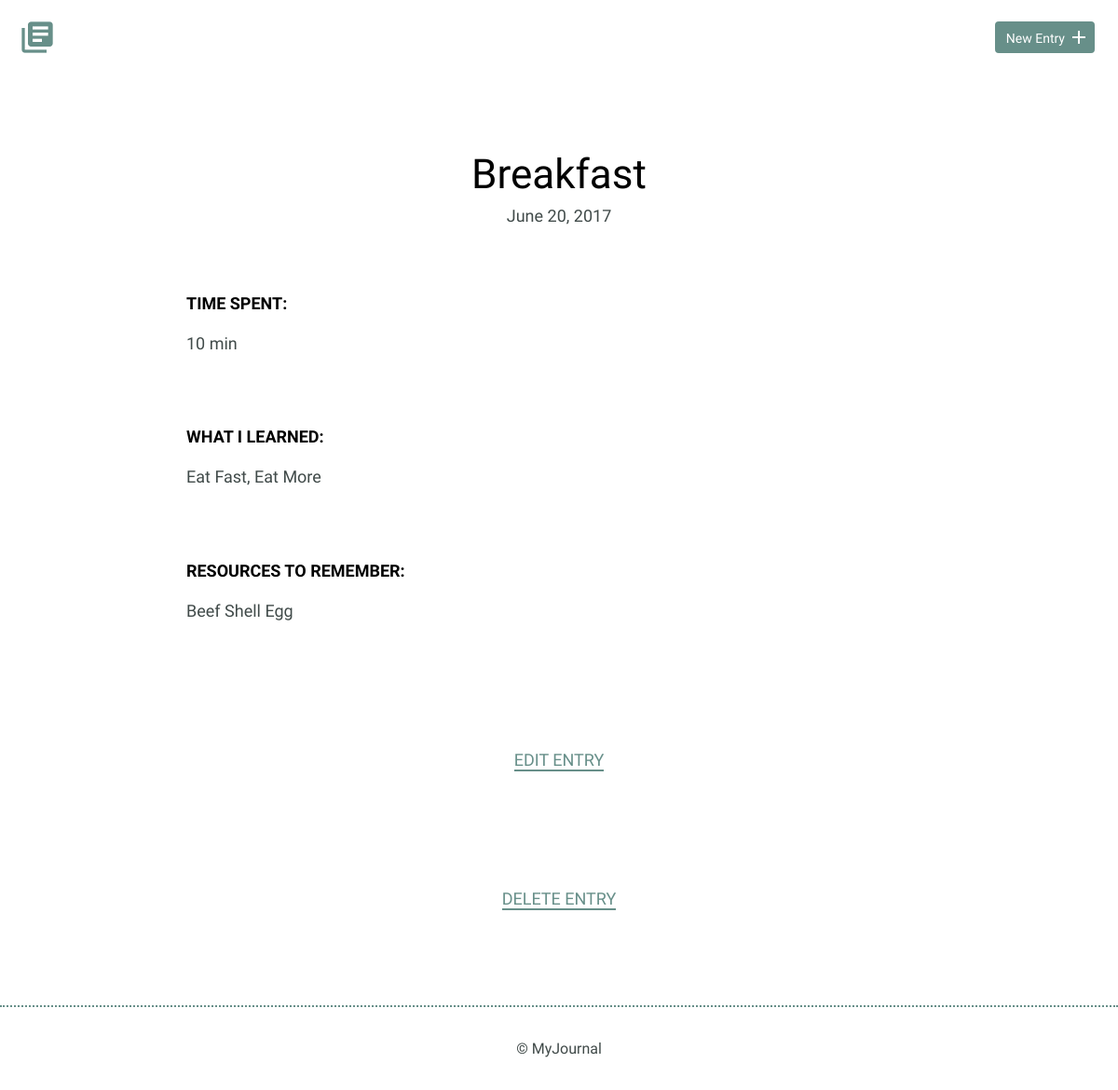
/entries/1, run on the app's committed database.
### models.py (models this page shows, shortened)
class Entry(Model):
    title = CharField(max_length=255)
    date = DateField(default=datetime.date.today)
    time_spent = CharField(max_length=100)
    learned = TextField()
    resources = TextField()
    class Meta:
        database = DATABASE
        order_by = ('-date',)

### app.py (the view)
@app.route('/entries/<int:id>')
def details(id):
    try:
        entry = Entry.get(Entry.id == id)
    except models.DoesNotExist:
        abort(404)
    return render_template('detail.html', entry=entry)

### templates/detail.html (shortened to what this page needs)
{% extends 'base.html' %}
{% block content %}
<section>
    <div class="container">
        <div class="entry-list single">
            <article>
                <h1>{{ entry.title }}</h1>
                <time datetime="{{ entry.date.strftime('%Y-%m-%d') }}">{{ entry.date.strftime('%B %d, %Y') }}</time>
                <div class="entry">
                    <h3>Time Spent: </h3>
                    <p>{{ entry.time_spent }}</p>
                </div>
                <div class="entry">
                    <h3>What I Learned:</h3>
                    <p>{{ entry.learned }}</p>
                </div>
                <div class="entry">
                    <h3>Resources to Remember:</h3>
                    <p>{{ entry.resources }}</p>
                </div>
            </article>
        </div>
    </div>
    <div class="edit">
        <p><a href="{{ url_for('edit_entry', id=entry.id) }}">Edit Entry</a></p>
    </div>
    <div class="edit">
        <p><a href="{{ url_for('delete_entry', id=entry.id) }}">Delete Entry</a></p>
    </div>
</section>
{% endblock %}

### static/css/site.css (style rules this page uses)
body { font-size: 16px; color: #404a49; font-family: 'Cousine', serif; font-weight: 400; }
.container { margin: 0 auto; padding: 0 25px; }
h1, h2, h3 { margin: 0; font-weight: 400; line-height: 1em; color: #000; }
h1 { font-size: 44px; margin-bottom: 12px; }
h3 { font-size: 18px; font-family: 'Work Sans', serif; font-weight: 600; text-transform: uppercase; }
p { line-height: 1.8em; font-size: 18px; }
p a { border-bottom: 2px solid #678f89; padding: 0; color: #678f89; text-decoration: none; }
.entry-list, .edit-entry, .new-entry { max-width: 800px; margin: 0 auto; padding: 70px 0 150px 0; }
.entry-list article { margin-bottom: 70px; text-align: center; }
.entry-list article:last-child { margin-bottom: 0; }
.entry-list.single { padding-bottom: 70px; }
.entry-list.single time { font-size: 18px; }
.entry { max-width: 800px; margin: 75px auto 0 auto; text-align: left; }
.entry p { margin-bottom: 40px; }
.edit { padding-bottom: 80px; text-align: center; margin: 0 auto; }
.edit a { font-weight: 400; text-transform: uppercase; font-size: 18px; }

### data on the page
Entry: title "Breakfast", date "June 20, 2017", time_spent "10 min", learned "Eat Fast, Eat More", resources "Beef Shell Egg"
